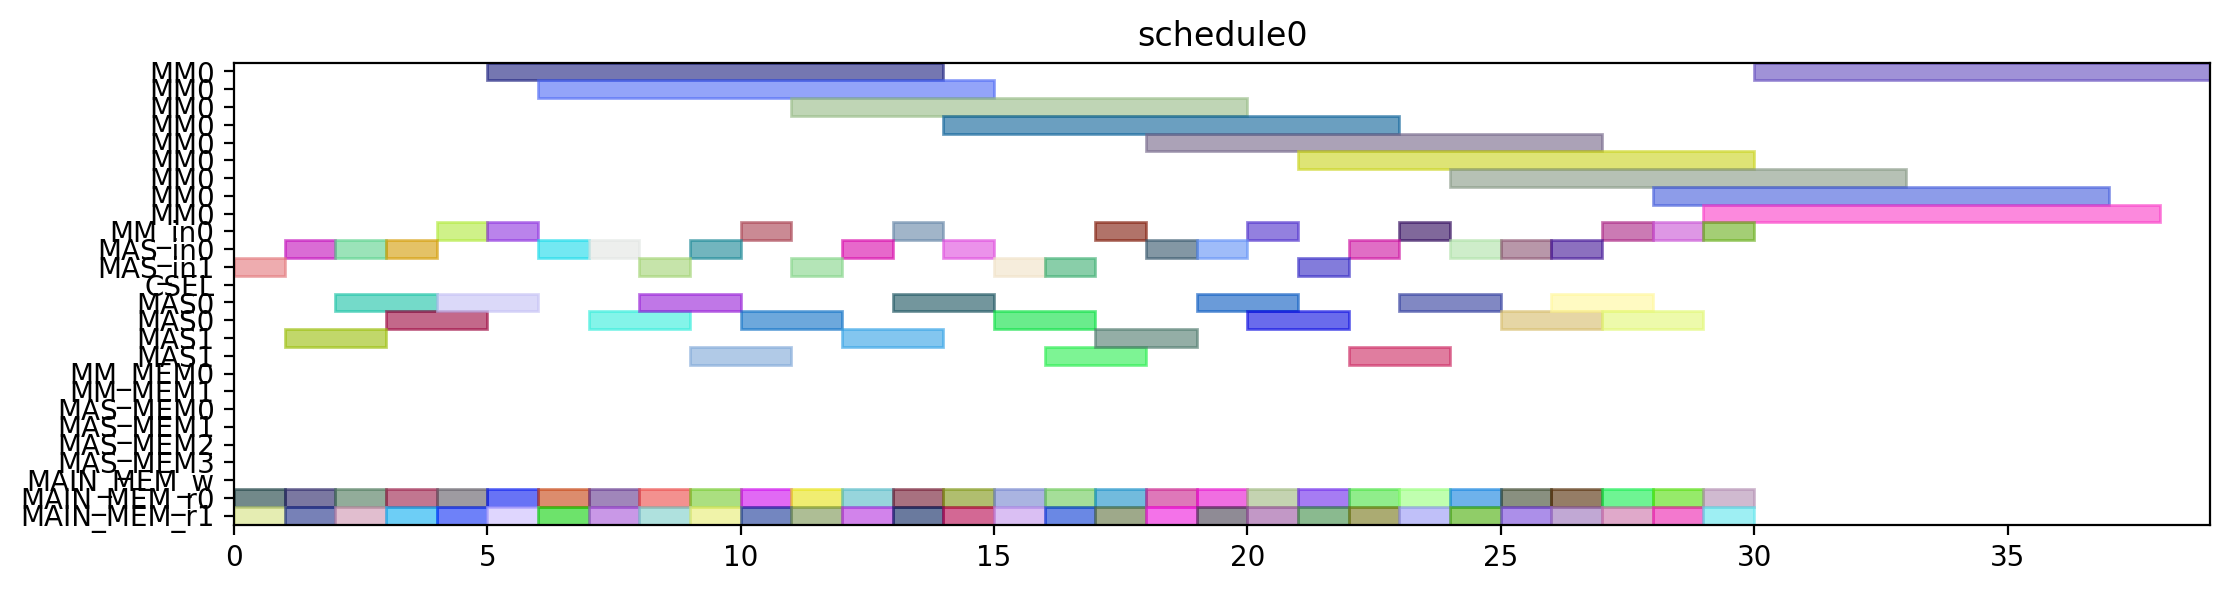

Write Python code to recreate this figure.
from pyschedule import Scenario, solvers, plotters, alt


def solve():
	horizon = 131
	S = Scenario("schedule0", horizon=horizon)

	# resource
	MM = S.Resources('MM', num=1, size=9)
	MM_in = S.Resources('MM_in', num=1)
	MAS_in = S.Resources('MAS_in', num=2)
	CSEL = S.Resource('CSEL')
	MAS = S.Resources('MAS', num=2, size=2, periods=range(1, horizon))
	MM_MEM = S.Resources('MM_MEM', num=2)
	MAS_MEM = S.Resources('MAS_MEM', num=4)
	MAIN_MEM_w = S.Resource('MAIN_MEM_w', size=1)
	MAIN_MEM_r = S.Resources('MAIN_MEM_r', num=2)

	# result of previous scheduling

	# new tasks
	c_aa_a1_0 = S.Task('c_aa_a1_0', length=2, delay_cost=1)
	c_aa_a1_0 += alt(MAS)
	c_aa_a1_0_in = S.Task('c_aa_a1_0_in', length=1, delay_cost=1)
	c_aa_a1_0_in += alt(MAS_in)
	S += c_aa_a1_0_in*MAS_in[0]<=c_aa_a1_0*MAS[0]

	S += c_aa_a1_0_in*MAS_in[1]<=c_aa_a1_0*MAS[1]

	c_aa_a1_0_mem0 = S.Task('c_aa_a1_0_mem0', length=1, delay_cost=1)
	c_aa_a1_0_mem0 += MAIN_MEM_r[0]
	S += c_aa_a1_0_mem0 <= c_aa_a1_0

	c_aa_a1_0_mem1 = S.Task('c_aa_a1_0_mem1', length=1, delay_cost=1)
	c_aa_a1_0_mem1 += MAIN_MEM_r[1]
	S += c_aa_a1_0_mem1 <= c_aa_a1_0

	c_aa_a1_1 = S.Task('c_aa_a1_1', length=2, delay_cost=1)
	c_aa_a1_1 += alt(MAS)
	c_aa_a1_1_in = S.Task('c_aa_a1_1_in', length=1, delay_cost=1)
	c_aa_a1_1_in += alt(MAS_in)
	S += c_aa_a1_1_in*MAS_in[0]<=c_aa_a1_1*MAS[0]

	S += c_aa_a1_1_in*MAS_in[1]<=c_aa_a1_1*MAS[1]

	c_aa_a1_1_mem0 = S.Task('c_aa_a1_1_mem0', length=1, delay_cost=1)
	c_aa_a1_1_mem0 += MAIN_MEM_r[0]
	S += c_aa_a1_1_mem0 <= c_aa_a1_1

	c_aa_a1_1_mem1 = S.Task('c_aa_a1_1_mem1', length=1, delay_cost=1)
	c_aa_a1_1_mem1 += MAIN_MEM_r[1]
	S += c_aa_a1_1_mem1 <= c_aa_a1_1

	c_aa_t10 = S.Task('c_aa_t10', length=2, delay_cost=1)
	c_aa_t10 += alt(MAS)
	c_aa_t10_in = S.Task('c_aa_t10_in', length=1, delay_cost=1)
	c_aa_t10_in += alt(MAS_in)
	S += c_aa_t10_in*MAS_in[0]<=c_aa_t10*MAS[0]

	S += c_aa_t10_in*MAS_in[1]<=c_aa_t10*MAS[1]

	c_aa_t10_mem0 = S.Task('c_aa_t10_mem0', length=1, delay_cost=1)
	c_aa_t10_mem0 += MAIN_MEM_r[0]
	S += c_aa_t10_mem0 <= c_aa_t10

	c_aa_t10_mem1 = S.Task('c_aa_t10_mem1', length=1, delay_cost=1)
	c_aa_t10_mem1 += MAIN_MEM_r[1]
	S += c_aa_t10_mem1 <= c_aa_t10

	c_aa_t11 = S.Task('c_aa_t11', length=2, delay_cost=1)
	c_aa_t11 += alt(MAS)
	c_aa_t11_in = S.Task('c_aa_t11_in', length=1, delay_cost=1)
	c_aa_t11_in += alt(MAS_in)
	S += c_aa_t11_in*MAS_in[0]<=c_aa_t11*MAS[0]

	S += c_aa_t11_in*MAS_in[1]<=c_aa_t11*MAS[1]

	c_aa_t11_mem0 = S.Task('c_aa_t11_mem0', length=1, delay_cost=1)
	c_aa_t11_mem0 += MAIN_MEM_r[0]
	S += c_aa_t11_mem0 <= c_aa_t11

	c_aa_t11_mem1 = S.Task('c_aa_t11_mem1', length=1, delay_cost=1)
	c_aa_t11_mem1 += MAIN_MEM_r[1]
	S += c_aa_t11_mem1 <= c_aa_t11

	c_aa_t3_t0 = S.Task('c_aa_t3_t0', length=9, delay_cost=1)
	c_aa_t3_t0 += alt(MM)
	c_aa_t3_t0_in = S.Task('c_aa_t3_t0_in', length=1, delay_cost=1)
	c_aa_t3_t0_in += alt(MM_in)
	S += c_aa_t3_t0_in*MM_in[0]<=c_aa_t3_t0*MM[0]
	c_aa_t3_t0_mem0 = S.Task('c_aa_t3_t0_mem0', length=1, delay_cost=1)
	c_aa_t3_t0_mem0 += MAIN_MEM_r[0]
	S += c_aa_t3_t0_mem0 <= c_aa_t3_t0

	c_aa_t3_t0_mem1 = S.Task('c_aa_t3_t0_mem1', length=1, delay_cost=1)
	c_aa_t3_t0_mem1 += MAIN_MEM_r[1]
	S += c_aa_t3_t0_mem1 <= c_aa_t3_t0

	c_aa_t3_t1 = S.Task('c_aa_t3_t1', length=9, delay_cost=1)
	c_aa_t3_t1 += alt(MM)
	c_aa_t3_t1_in = S.Task('c_aa_t3_t1_in', length=1, delay_cost=1)
	c_aa_t3_t1_in += alt(MM_in)
	S += c_aa_t3_t1_in*MM_in[0]<=c_aa_t3_t1*MM[0]
	c_aa_t3_t1_mem0 = S.Task('c_aa_t3_t1_mem0', length=1, delay_cost=1)
	c_aa_t3_t1_mem0 += MAIN_MEM_r[0]
	S += c_aa_t3_t1_mem0 <= c_aa_t3_t1

	c_aa_t3_t1_mem1 = S.Task('c_aa_t3_t1_mem1', length=1, delay_cost=1)
	c_aa_t3_t1_mem1 += MAIN_MEM_r[1]
	S += c_aa_t3_t1_mem1 <= c_aa_t3_t1

	c_aa_t3_t2 = S.Task('c_aa_t3_t2', length=2, delay_cost=1)
	c_aa_t3_t2 += alt(MAS)
	c_aa_t3_t2_in = S.Task('c_aa_t3_t2_in', length=1, delay_cost=1)
	c_aa_t3_t2_in += alt(MAS_in)
	S += c_aa_t3_t2_in*MAS_in[0]<=c_aa_t3_t2*MAS[0]

	S += c_aa_t3_t2_in*MAS_in[1]<=c_aa_t3_t2*MAS[1]

	c_aa_t3_t2_mem0 = S.Task('c_aa_t3_t2_mem0', length=1, delay_cost=1)
	c_aa_t3_t2_mem0 += MAIN_MEM_r[0]
	S += c_aa_t3_t2_mem0 <= c_aa_t3_t2

	c_aa_t3_t2_mem1 = S.Task('c_aa_t3_t2_mem1', length=1, delay_cost=1)
	c_aa_t3_t2_mem1 += MAIN_MEM_r[1]
	S += c_aa_t3_t2_mem1 <= c_aa_t3_t2

	c_aa_t3_t3 = S.Task('c_aa_t3_t3', length=2, delay_cost=1)
	c_aa_t3_t3 += alt(MAS)
	c_aa_t3_t3_in = S.Task('c_aa_t3_t3_in', length=1, delay_cost=1)
	c_aa_t3_t3_in += alt(MAS_in)
	S += c_aa_t3_t3_in*MAS_in[0]<=c_aa_t3_t3*MAS[0]

	S += c_aa_t3_t3_in*MAS_in[1]<=c_aa_t3_t3*MAS[1]

	c_aa_t3_t3_mem0 = S.Task('c_aa_t3_t3_mem0', length=1, delay_cost=1)
	c_aa_t3_t3_mem0 += MAIN_MEM_r[0]
	S += c_aa_t3_t3_mem0 <= c_aa_t3_t3

	c_aa_t3_t3_mem1 = S.Task('c_aa_t3_t3_mem1', length=1, delay_cost=1)
	c_aa_t3_t3_mem1 += MAIN_MEM_r[1]
	S += c_aa_t3_t3_mem1 <= c_aa_t3_t3

	c_bb_a1_0 = S.Task('c_bb_a1_0', length=2, delay_cost=1)
	c_bb_a1_0 += alt(MAS)
	c_bb_a1_0_in = S.Task('c_bb_a1_0_in', length=1, delay_cost=1)
	c_bb_a1_0_in += alt(MAS_in)
	S += c_bb_a1_0_in*MAS_in[0]<=c_bb_a1_0*MAS[0]

	S += c_bb_a1_0_in*MAS_in[1]<=c_bb_a1_0*MAS[1]

	c_bb_a1_0_mem0 = S.Task('c_bb_a1_0_mem0', length=1, delay_cost=1)
	c_bb_a1_0_mem0 += MAIN_MEM_r[0]
	S += c_bb_a1_0_mem0 <= c_bb_a1_0

	c_bb_a1_0_mem1 = S.Task('c_bb_a1_0_mem1', length=1, delay_cost=1)
	c_bb_a1_0_mem1 += MAIN_MEM_r[1]
	S += c_bb_a1_0_mem1 <= c_bb_a1_0

	c_bb_a1_1 = S.Task('c_bb_a1_1', length=2, delay_cost=1)
	c_bb_a1_1 += alt(MAS)
	c_bb_a1_1_in = S.Task('c_bb_a1_1_in', length=1, delay_cost=1)
	c_bb_a1_1_in += alt(MAS_in)
	S += c_bb_a1_1_in*MAS_in[0]<=c_bb_a1_1*MAS[0]

	S += c_bb_a1_1_in*MAS_in[1]<=c_bb_a1_1*MAS[1]

	c_bb_a1_1_mem0 = S.Task('c_bb_a1_1_mem0', length=1, delay_cost=1)
	c_bb_a1_1_mem0 += MAIN_MEM_r[0]
	S += c_bb_a1_1_mem0 <= c_bb_a1_1

	c_bb_a1_1_mem1 = S.Task('c_bb_a1_1_mem1', length=1, delay_cost=1)
	c_bb_a1_1_mem1 += MAIN_MEM_r[1]
	S += c_bb_a1_1_mem1 <= c_bb_a1_1

	c_bb_t10 = S.Task('c_bb_t10', length=2, delay_cost=1)
	c_bb_t10 += alt(MAS)
	c_bb_t10_in = S.Task('c_bb_t10_in', length=1, delay_cost=1)
	c_bb_t10_in += alt(MAS_in)
	S += c_bb_t10_in*MAS_in[0]<=c_bb_t10*MAS[0]

	S += c_bb_t10_in*MAS_in[1]<=c_bb_t10*MAS[1]

	c_bb_t10_mem0 = S.Task('c_bb_t10_mem0', length=1, delay_cost=1)
	c_bb_t10_mem0 += MAIN_MEM_r[0]
	S += c_bb_t10_mem0 <= c_bb_t10

	c_bb_t10_mem1 = S.Task('c_bb_t10_mem1', length=1, delay_cost=1)
	c_bb_t10_mem1 += MAIN_MEM_r[1]
	S += c_bb_t10_mem1 <= c_bb_t10

	c_bb_t11 = S.Task('c_bb_t11', length=2, delay_cost=1)
	c_bb_t11 += alt(MAS)
	c_bb_t11_in = S.Task('c_bb_t11_in', length=1, delay_cost=1)
	c_bb_t11_in += alt(MAS_in)
	S += c_bb_t11_in*MAS_in[0]<=c_bb_t11*MAS[0]

	S += c_bb_t11_in*MAS_in[1]<=c_bb_t11*MAS[1]

	c_bb_t11_mem0 = S.Task('c_bb_t11_mem0', length=1, delay_cost=1)
	c_bb_t11_mem0 += MAIN_MEM_r[0]
	S += c_bb_t11_mem0 <= c_bb_t11

	c_bb_t11_mem1 = S.Task('c_bb_t11_mem1', length=1, delay_cost=1)
	c_bb_t11_mem1 += MAIN_MEM_r[1]
	S += c_bb_t11_mem1 <= c_bb_t11

	c_bb_t3_t0 = S.Task('c_bb_t3_t0', length=9, delay_cost=1)
	c_bb_t3_t0 += alt(MM)
	c_bb_t3_t0_in = S.Task('c_bb_t3_t0_in', length=1, delay_cost=1)
	c_bb_t3_t0_in += alt(MM_in)
	S += c_bb_t3_t0_in*MM_in[0]<=c_bb_t3_t0*MM[0]
	c_bb_t3_t0_mem0 = S.Task('c_bb_t3_t0_mem0', length=1, delay_cost=1)
	c_bb_t3_t0_mem0 += MAIN_MEM_r[0]
	S += c_bb_t3_t0_mem0 <= c_bb_t3_t0

	c_bb_t3_t0_mem1 = S.Task('c_bb_t3_t0_mem1', length=1, delay_cost=1)
	c_bb_t3_t0_mem1 += MAIN_MEM_r[1]
	S += c_bb_t3_t0_mem1 <= c_bb_t3_t0

	c_bb_t3_t1 = S.Task('c_bb_t3_t1', length=9, delay_cost=1)
	c_bb_t3_t1 += alt(MM)
	c_bb_t3_t1_in = S.Task('c_bb_t3_t1_in', length=1, delay_cost=1)
	c_bb_t3_t1_in += alt(MM_in)
	S += c_bb_t3_t1_in*MM_in[0]<=c_bb_t3_t1*MM[0]
	c_bb_t3_t1_mem0 = S.Task('c_bb_t3_t1_mem0', length=1, delay_cost=1)
	c_bb_t3_t1_mem0 += MAIN_MEM_r[0]
	S += c_bb_t3_t1_mem0 <= c_bb_t3_t1

	c_bb_t3_t1_mem1 = S.Task('c_bb_t3_t1_mem1', length=1, delay_cost=1)
	c_bb_t3_t1_mem1 += MAIN_MEM_r[1]
	S += c_bb_t3_t1_mem1 <= c_bb_t3_t1

	c_bb_t3_t2 = S.Task('c_bb_t3_t2', length=2, delay_cost=1)
	c_bb_t3_t2 += alt(MAS)
	c_bb_t3_t2_in = S.Task('c_bb_t3_t2_in', length=1, delay_cost=1)
	c_bb_t3_t2_in += alt(MAS_in)
	S += c_bb_t3_t2_in*MAS_in[0]<=c_bb_t3_t2*MAS[0]

	S += c_bb_t3_t2_in*MAS_in[1]<=c_bb_t3_t2*MAS[1]

	c_bb_t3_t2_mem0 = S.Task('c_bb_t3_t2_mem0', length=1, delay_cost=1)
	c_bb_t3_t2_mem0 += MAIN_MEM_r[0]
	S += c_bb_t3_t2_mem0 <= c_bb_t3_t2

	c_bb_t3_t2_mem1 = S.Task('c_bb_t3_t2_mem1', length=1, delay_cost=1)
	c_bb_t3_t2_mem1 += MAIN_MEM_r[1]
	S += c_bb_t3_t2_mem1 <= c_bb_t3_t2

	c_bb_t3_t3 = S.Task('c_bb_t3_t3', length=2, delay_cost=1)
	c_bb_t3_t3 += alt(MAS)
	c_bb_t3_t3_in = S.Task('c_bb_t3_t3_in', length=1, delay_cost=1)
	c_bb_t3_t3_in += alt(MAS_in)
	S += c_bb_t3_t3_in*MAS_in[0]<=c_bb_t3_t3*MAS[0]

	S += c_bb_t3_t3_in*MAS_in[1]<=c_bb_t3_t3*MAS[1]

	c_bb_t3_t3_mem0 = S.Task('c_bb_t3_t3_mem0', length=1, delay_cost=1)
	c_bb_t3_t3_mem0 += MAIN_MEM_r[0]
	S += c_bb_t3_t3_mem0 <= c_bb_t3_t3

	c_bb_t3_t3_mem1 = S.Task('c_bb_t3_t3_mem1', length=1, delay_cost=1)
	c_bb_t3_t3_mem1 += MAIN_MEM_r[1]
	S += c_bb_t3_t3_mem1 <= c_bb_t3_t3

	c_cc_a1_0 = S.Task('c_cc_a1_0', length=2, delay_cost=1)
	c_cc_a1_0 += alt(MAS)
	c_cc_a1_0_in = S.Task('c_cc_a1_0_in', length=1, delay_cost=1)
	c_cc_a1_0_in += alt(MAS_in)
	S += c_cc_a1_0_in*MAS_in[0]<=c_cc_a1_0*MAS[0]

	S += c_cc_a1_0_in*MAS_in[1]<=c_cc_a1_0*MAS[1]

	c_cc_a1_0_mem0 = S.Task('c_cc_a1_0_mem0', length=1, delay_cost=1)
	c_cc_a1_0_mem0 += MAIN_MEM_r[0]
	S += c_cc_a1_0_mem0 <= c_cc_a1_0

	c_cc_a1_0_mem1 = S.Task('c_cc_a1_0_mem1', length=1, delay_cost=1)
	c_cc_a1_0_mem1 += MAIN_MEM_r[1]
	S += c_cc_a1_0_mem1 <= c_cc_a1_0

	c_cc_a1_1 = S.Task('c_cc_a1_1', length=2, delay_cost=1)
	c_cc_a1_1 += alt(MAS)
	c_cc_a1_1_in = S.Task('c_cc_a1_1_in', length=1, delay_cost=1)
	c_cc_a1_1_in += alt(MAS_in)
	S += c_cc_a1_1_in*MAS_in[0]<=c_cc_a1_1*MAS[0]

	S += c_cc_a1_1_in*MAS_in[1]<=c_cc_a1_1*MAS[1]

	c_cc_a1_1_mem0 = S.Task('c_cc_a1_1_mem0', length=1, delay_cost=1)
	c_cc_a1_1_mem0 += MAIN_MEM_r[0]
	S += c_cc_a1_1_mem0 <= c_cc_a1_1

	c_cc_a1_1_mem1 = S.Task('c_cc_a1_1_mem1', length=1, delay_cost=1)
	c_cc_a1_1_mem1 += MAIN_MEM_r[1]
	S += c_cc_a1_1_mem1 <= c_cc_a1_1

	c_cc_t10 = S.Task('c_cc_t10', length=2, delay_cost=1)
	c_cc_t10 += alt(MAS)
	c_cc_t10_in = S.Task('c_cc_t10_in', length=1, delay_cost=1)
	c_cc_t10_in += alt(MAS_in)
	S += c_cc_t10_in*MAS_in[0]<=c_cc_t10*MAS[0]

	S += c_cc_t10_in*MAS_in[1]<=c_cc_t10*MAS[1]

	c_cc_t10_mem0 = S.Task('c_cc_t10_mem0', length=1, delay_cost=1)
	c_cc_t10_mem0 += MAIN_MEM_r[0]
	S += c_cc_t10_mem0 <= c_cc_t10

	c_cc_t10_mem1 = S.Task('c_cc_t10_mem1', length=1, delay_cost=1)
	c_cc_t10_mem1 += MAIN_MEM_r[1]
	S += c_cc_t10_mem1 <= c_cc_t10

	c_cc_t11 = S.Task('c_cc_t11', length=2, delay_cost=1)
	c_cc_t11 += alt(MAS)
	c_cc_t11_in = S.Task('c_cc_t11_in', length=1, delay_cost=1)
	c_cc_t11_in += alt(MAS_in)
	S += c_cc_t11_in*MAS_in[0]<=c_cc_t11*MAS[0]

	S += c_cc_t11_in*MAS_in[1]<=c_cc_t11*MAS[1]

	c_cc_t11_mem0 = S.Task('c_cc_t11_mem0', length=1, delay_cost=1)
	c_cc_t11_mem0 += MAIN_MEM_r[0]
	S += c_cc_t11_mem0 <= c_cc_t11

	c_cc_t11_mem1 = S.Task('c_cc_t11_mem1', length=1, delay_cost=1)
	c_cc_t11_mem1 += MAIN_MEM_r[1]
	S += c_cc_t11_mem1 <= c_cc_t11

	c_cc_t3_t0 = S.Task('c_cc_t3_t0', length=9, delay_cost=1)
	c_cc_t3_t0 += alt(MM)
	c_cc_t3_t0_in = S.Task('c_cc_t3_t0_in', length=1, delay_cost=1)
	c_cc_t3_t0_in += alt(MM_in)
	S += c_cc_t3_t0_in*MM_in[0]<=c_cc_t3_t0*MM[0]
	c_cc_t3_t0_mem0 = S.Task('c_cc_t3_t0_mem0', length=1, delay_cost=1)
	c_cc_t3_t0_mem0 += MAIN_MEM_r[0]
	S += c_cc_t3_t0_mem0 <= c_cc_t3_t0

	c_cc_t3_t0_mem1 = S.Task('c_cc_t3_t0_mem1', length=1, delay_cost=1)
	c_cc_t3_t0_mem1 += MAIN_MEM_r[1]
	S += c_cc_t3_t0_mem1 <= c_cc_t3_t0

	c_cc_t3_t1 = S.Task('c_cc_t3_t1', length=9, delay_cost=1)
	c_cc_t3_t1 += alt(MM)
	c_cc_t3_t1_in = S.Task('c_cc_t3_t1_in', length=1, delay_cost=1)
	c_cc_t3_t1_in += alt(MM_in)
	S += c_cc_t3_t1_in*MM_in[0]<=c_cc_t3_t1*MM[0]
	c_cc_t3_t1_mem0 = S.Task('c_cc_t3_t1_mem0', length=1, delay_cost=1)
	c_cc_t3_t1_mem0 += MAIN_MEM_r[0]
	S += c_cc_t3_t1_mem0 <= c_cc_t3_t1

	c_cc_t3_t1_mem1 = S.Task('c_cc_t3_t1_mem1', length=1, delay_cost=1)
	c_cc_t3_t1_mem1 += MAIN_MEM_r[1]
	S += c_cc_t3_t1_mem1 <= c_cc_t3_t1

	c_cc_t3_t2 = S.Task('c_cc_t3_t2', length=2, delay_cost=1)
	c_cc_t3_t2 += alt(MAS)
	c_cc_t3_t2_in = S.Task('c_cc_t3_t2_in', length=1, delay_cost=1)
	c_cc_t3_t2_in += alt(MAS_in)
	S += c_cc_t3_t2_in*MAS_in[0]<=c_cc_t3_t2*MAS[0]

	S += c_cc_t3_t2_in*MAS_in[1]<=c_cc_t3_t2*MAS[1]

	c_cc_t3_t2_mem0 = S.Task('c_cc_t3_t2_mem0', length=1, delay_cost=1)
	c_cc_t3_t2_mem0 += MAIN_MEM_r[0]
	S += c_cc_t3_t2_mem0 <= c_cc_t3_t2

	c_cc_t3_t2_mem1 = S.Task('c_cc_t3_t2_mem1', length=1, delay_cost=1)
	c_cc_t3_t2_mem1 += MAIN_MEM_r[1]
	S += c_cc_t3_t2_mem1 <= c_cc_t3_t2

	c_cc_t3_t3 = S.Task('c_cc_t3_t3', length=2, delay_cost=1)
	c_cc_t3_t3 += alt(MAS)
	c_cc_t3_t3_in = S.Task('c_cc_t3_t3_in', length=1, delay_cost=1)
	c_cc_t3_t3_in += alt(MAS_in)
	S += c_cc_t3_t3_in*MAS_in[0]<=c_cc_t3_t3*MAS[0]

	S += c_cc_t3_t3_in*MAS_in[1]<=c_cc_t3_t3*MAS[1]

	c_cc_t3_t3_mem0 = S.Task('c_cc_t3_t3_mem0', length=1, delay_cost=1)
	c_cc_t3_t3_mem0 += MAIN_MEM_r[0]
	S += c_cc_t3_t3_mem0 <= c_cc_t3_t3

	c_cc_t3_t3_mem1 = S.Task('c_cc_t3_t3_mem1', length=1, delay_cost=1)
	c_cc_t3_t3_mem1 += MAIN_MEM_r[1]
	S += c_cc_t3_t3_mem1 <= c_cc_t3_t3

	c_ab_t0_t0 = S.Task('c_ab_t0_t0', length=9, delay_cost=1)
	c_ab_t0_t0 += alt(MM)
	c_ab_t0_t0_in = S.Task('c_ab_t0_t0_in', length=1, delay_cost=1)
	c_ab_t0_t0_in += alt(MM_in)
	S += c_ab_t0_t0_in*MM_in[0]<=c_ab_t0_t0*MM[0]
	c_ab_t0_t0_mem0 = S.Task('c_ab_t0_t0_mem0', length=1, delay_cost=1)
	c_ab_t0_t0_mem0 += MAIN_MEM_r[0]
	S += c_ab_t0_t0_mem0 <= c_ab_t0_t0

	c_ab_t0_t0_mem1 = S.Task('c_ab_t0_t0_mem1', length=1, delay_cost=1)
	c_ab_t0_t0_mem1 += MAIN_MEM_r[1]
	S += c_ab_t0_t0_mem1 <= c_ab_t0_t0

	c_ab_t0_t1 = S.Task('c_ab_t0_t1', length=9, delay_cost=1)
	c_ab_t0_t1 += alt(MM)
	c_ab_t0_t1_in = S.Task('c_ab_t0_t1_in', length=1, delay_cost=1)
	c_ab_t0_t1_in += alt(MM_in)
	S += c_ab_t0_t1_in*MM_in[0]<=c_ab_t0_t1*MM[0]
	c_ab_t0_t1_mem0 = S.Task('c_ab_t0_t1_mem0', length=1, delay_cost=1)
	c_ab_t0_t1_mem0 += MAIN_MEM_r[0]
	S += c_ab_t0_t1_mem0 <= c_ab_t0_t1

	c_ab_t0_t1_mem1 = S.Task('c_ab_t0_t1_mem1', length=1, delay_cost=1)
	c_ab_t0_t1_mem1 += MAIN_MEM_r[1]
	S += c_ab_t0_t1_mem1 <= c_ab_t0_t1

	c_ab_t0_t2 = S.Task('c_ab_t0_t2', length=2, delay_cost=1)
	c_ab_t0_t2 += alt(MAS)
	c_ab_t0_t2_in = S.Task('c_ab_t0_t2_in', length=1, delay_cost=1)
	c_ab_t0_t2_in += alt(MAS_in)
	S += c_ab_t0_t2_in*MAS_in[0]<=c_ab_t0_t2*MAS[0]

	S += c_ab_t0_t2_in*MAS_in[1]<=c_ab_t0_t2*MAS[1]

	c_ab_t0_t2_mem0 = S.Task('c_ab_t0_t2_mem0', length=1, delay_cost=1)
	c_ab_t0_t2_mem0 += MAIN_MEM_r[0]
	S += c_ab_t0_t2_mem0 <= c_ab_t0_t2

	c_ab_t0_t2_mem1 = S.Task('c_ab_t0_t2_mem1', length=1, delay_cost=1)
	c_ab_t0_t2_mem1 += MAIN_MEM_r[1]
	S += c_ab_t0_t2_mem1 <= c_ab_t0_t2

	c_ab_t0_t3 = S.Task('c_ab_t0_t3', length=2, delay_cost=1)
	c_ab_t0_t3 += alt(MAS)
	c_ab_t0_t3_in = S.Task('c_ab_t0_t3_in', length=1, delay_cost=1)
	c_ab_t0_t3_in += alt(MAS_in)
	S += c_ab_t0_t3_in*MAS_in[0]<=c_ab_t0_t3*MAS[0]

	S += c_ab_t0_t3_in*MAS_in[1]<=c_ab_t0_t3*MAS[1]

	c_ab_t0_t3_mem0 = S.Task('c_ab_t0_t3_mem0', length=1, delay_cost=1)
	c_ab_t0_t3_mem0 += MAIN_MEM_r[0]
	S += c_ab_t0_t3_mem0 <= c_ab_t0_t3

	c_ab_t0_t3_mem1 = S.Task('c_ab_t0_t3_mem1', length=1, delay_cost=1)
	c_ab_t0_t3_mem1 += MAIN_MEM_r[1]
	S += c_ab_t0_t3_mem1 <= c_ab_t0_t3

	c_ab_t1_t0 = S.Task('c_ab_t1_t0', length=9, delay_cost=1)
	c_ab_t1_t0 += alt(MM)
	c_ab_t1_t0_in = S.Task('c_ab_t1_t0_in', length=1, delay_cost=1)
	c_ab_t1_t0_in += alt(MM_in)
	S += c_ab_t1_t0_in*MM_in[0]<=c_ab_t1_t0*MM[0]
	c_ab_t1_t0_mem0 = S.Task('c_ab_t1_t0_mem0', length=1, delay_cost=1)
	c_ab_t1_t0_mem0 += MAIN_MEM_r[0]
	S += c_ab_t1_t0_mem0 <= c_ab_t1_t0

	c_ab_t1_t0_mem1 = S.Task('c_ab_t1_t0_mem1', length=1, delay_cost=1)
	c_ab_t1_t0_mem1 += MAIN_MEM_r[1]
	S += c_ab_t1_t0_mem1 <= c_ab_t1_t0

	c_ab_t1_t1 = S.Task('c_ab_t1_t1', length=9, delay_cost=1)
	c_ab_t1_t1 += alt(MM)
	c_ab_t1_t1_in = S.Task('c_ab_t1_t1_in', length=1, delay_cost=1)
	c_ab_t1_t1_in += alt(MM_in)
	S += c_ab_t1_t1_in*MM_in[0]<=c_ab_t1_t1*MM[0]
	c_ab_t1_t1_mem0 = S.Task('c_ab_t1_t1_mem0', length=1, delay_cost=1)
	c_ab_t1_t1_mem0 += MAIN_MEM_r[0]
	S += c_ab_t1_t1_mem0 <= c_ab_t1_t1

	c_ab_t1_t1_mem1 = S.Task('c_ab_t1_t1_mem1', length=1, delay_cost=1)
	c_ab_t1_t1_mem1 += MAIN_MEM_r[1]
	S += c_ab_t1_t1_mem1 <= c_ab_t1_t1

	solvers.mip.solve(S,msg=1,kind='CPLEX',ratio_gap=1.01)

	solution = [['hoge']*len(S.solution()[1]) for i in range(len(S.solution()))]
	for i in range(len(S.solution())):
		for j in range(len(S.solution()[i])):
			solution[i][j]=str(S.solution()[i][j])
	print(solution)

	cycles = int(solution[-1][3])

	pic_file_name = "/mnt/rose/usr1/fukuda/ABE/multiRAM_multiMAS_16mux/scheduling_result/stage9MM1_stage2MAS2/FP12_INV_BEFORE_FPINV/schedule0.png"
	if(S.solution() != []):
		plotters.matplotlib.plot(S,img_filename=pic_file_name, show_task_labels=False, fig_size=(cycles*0.25+3, 3))

	return solution
